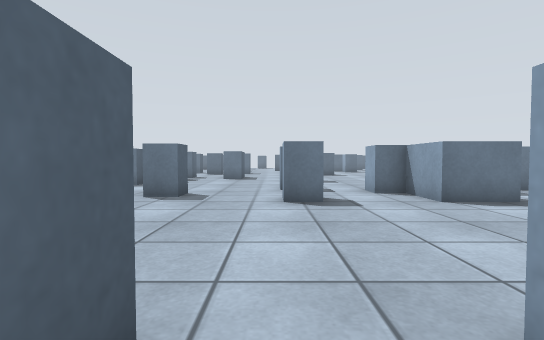
View 1 (above)

24 first-person views from a walk through a robot-simulator world made for Gazebo. The camera is 0.49 m above the floor, tilts 2° down and sees 85° across. The floor is counted in squares, 0.5 m on a side. Each view is taken from the middle of a square. On the plan, view 1 faces up. The plan holds only what a view shows up to about 12 squares ahead; the rest is blank. The place goes on beyond the plan. Robots are left out.

View 2
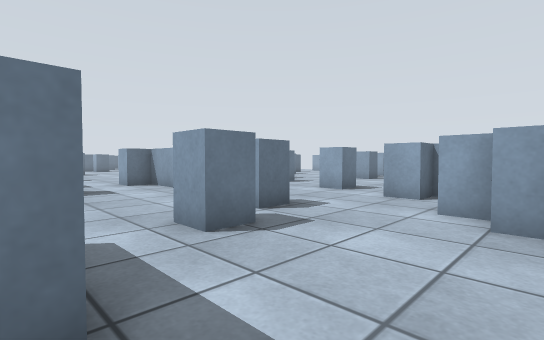

View 3
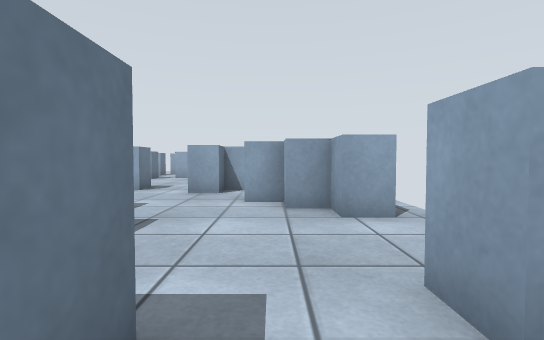

View 4
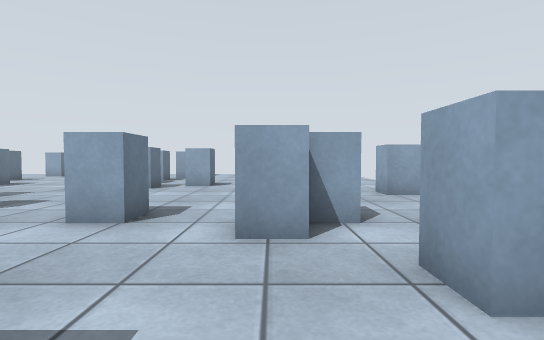

View 5
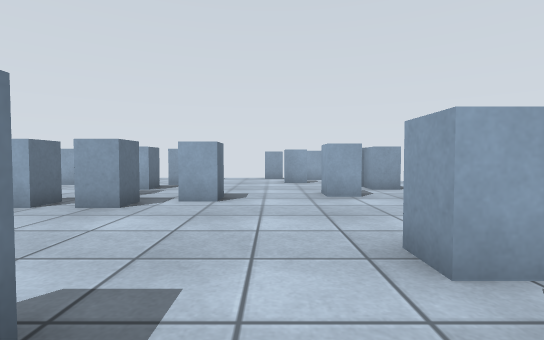

View 6
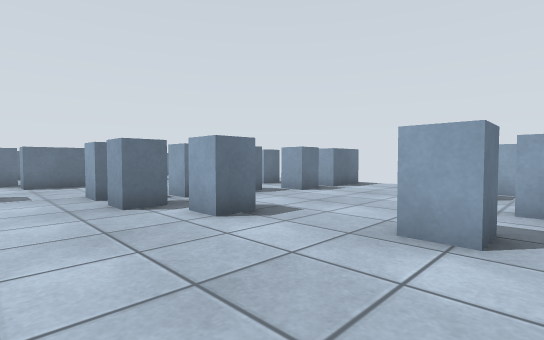

View 7
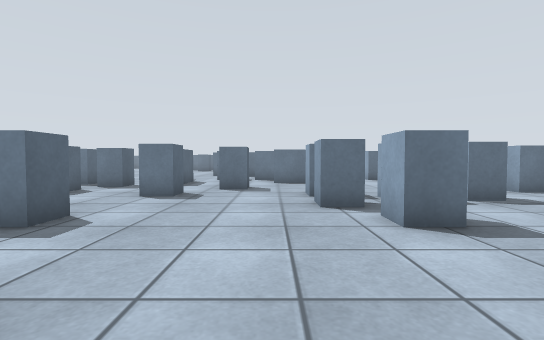

View 8
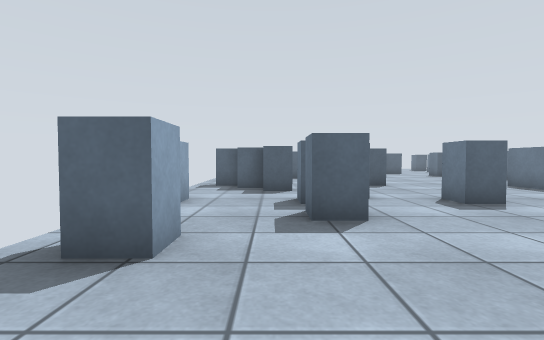

View 9
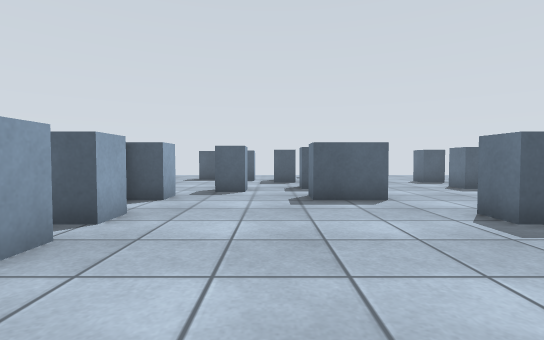

View 10
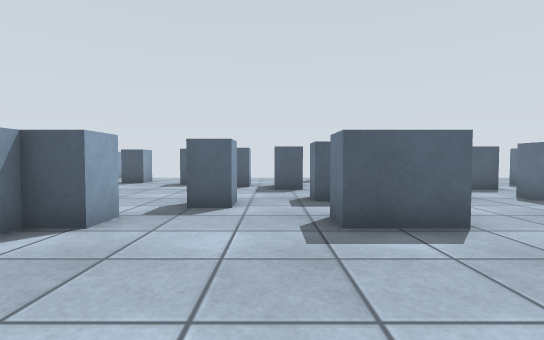

View 11
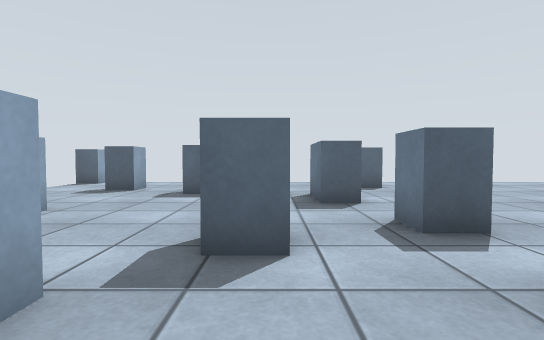

View 12
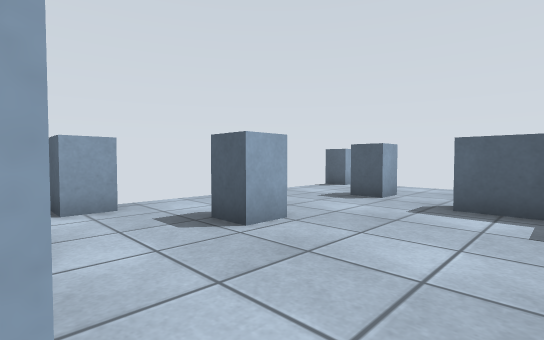

View 13
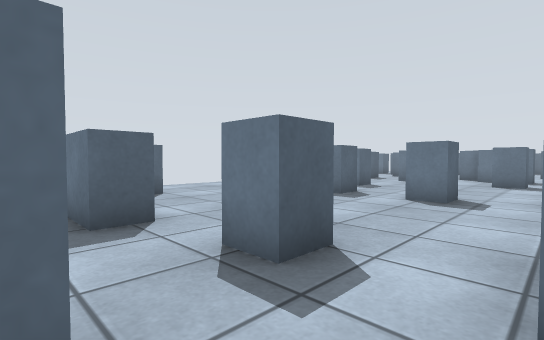

View 14
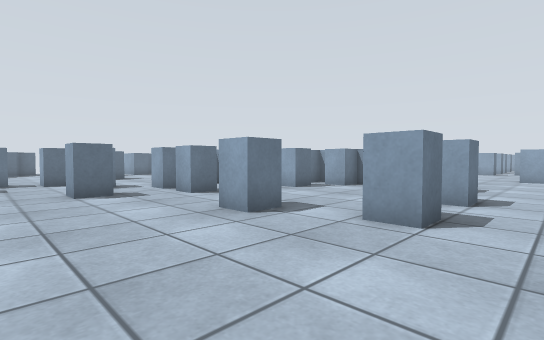

View 15
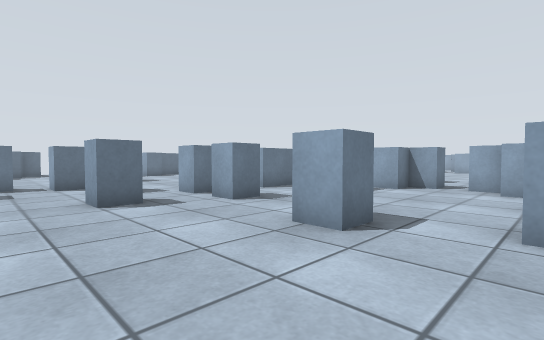

View 16
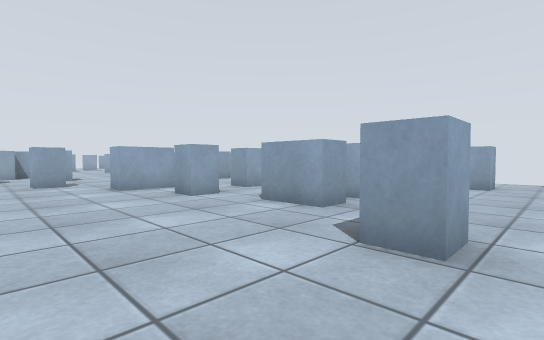

View 17
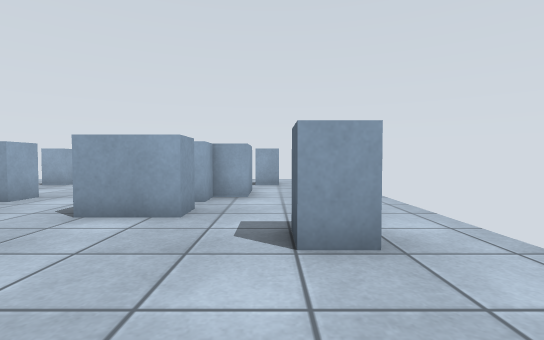

View 18
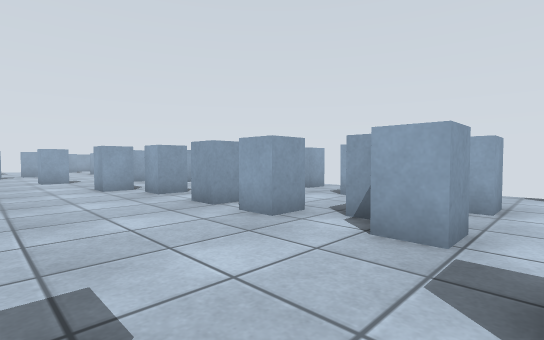

View 19
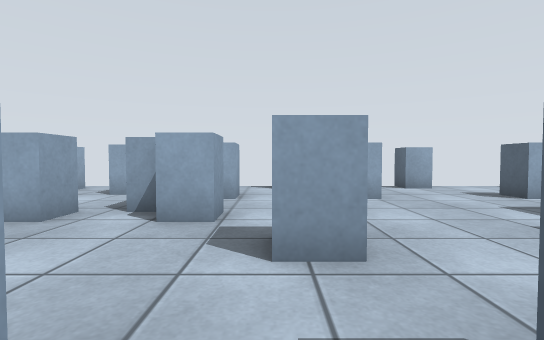

View 20
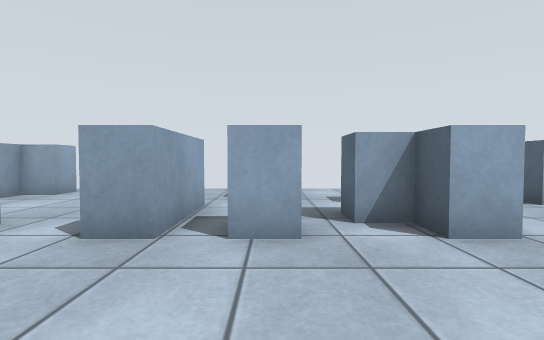

View 21
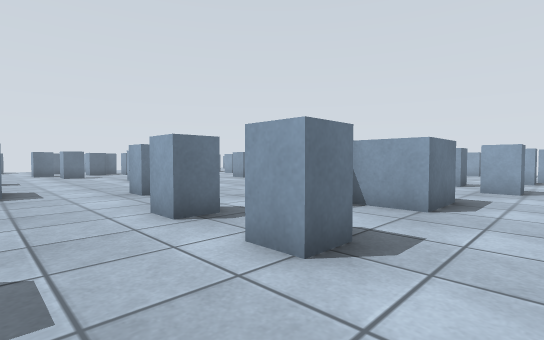

View 22
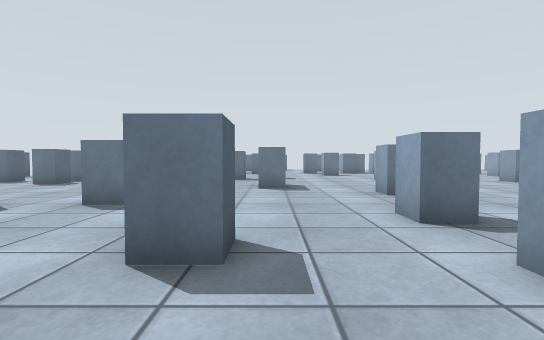

View 23
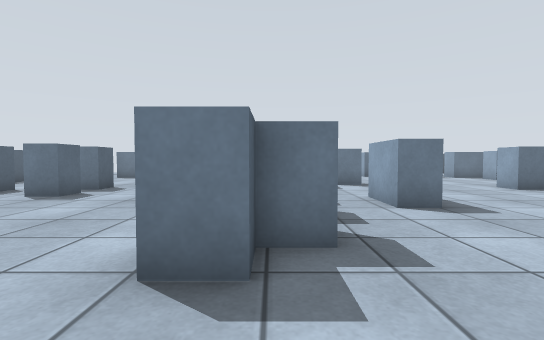

View 24
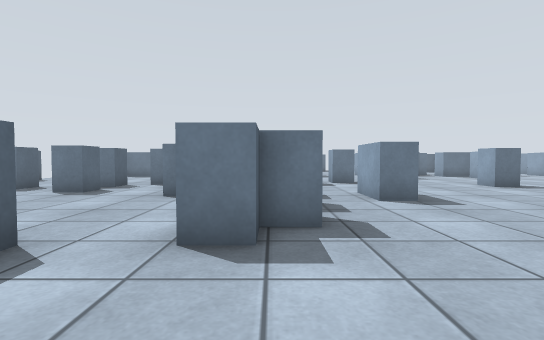

### Floor plan
Key: @ floor where view 1 was taken; # wall or solid block; x gap in a wall; . floor; T thing the floor can be seen under or through.
Columns run from 17 left of view 1 to 19 right of it. Each row starts with its distance up from view 1.
 26   ..
 25   ..
 24   ..
 23  x.#
 22   ..
 21   .. #.        #.  ..
 20  ... ####       ....#
 19  ..####.###   ......##
 18  ..####....   ........
 17  ....##..##   .......
 16  ........###  .#....
 15  ..........## ......  ..
 14  ....#......##.....# ...
 13  ...........##.....  ..
 12  ..........##...... ..       x
 11  .....#..#...........        ###
 10  .................#.#### #.     ..
  9  ...................####..........
  8  .............#......##.....#.....
  7  .................#..##.......# ..
  6  .#.....##.##.............#...###
  5  ....##.##.##.................#######
  4  ....##.......................##... #
  3  ....#...TT..............#.....#.....
  2  ...##...TT.........##...............
  1  ...# .....T#.###..###...............
  0  ..........T#x###@......##...........
 -1  ..............##........#x#....#....
 -2  ..#....#..#.........##...........##
 -3   ............#.....###...........#
 -4 ##.......##... .##..##......##...
 -5  #  ##    #             ##

Where each view was taken, in squares from view 1:
view 1: 0 up, 0 right, facing up
view 2: 3 down, 1 left, facing up-right
view 3: 2 down, 2 left, facing right
view 4: 0 up, 3 right, facing right
view 5: 1 up, 7 right, facing right
view 6: 2 down, 11 right, facing up-right
view 7: 2 down, 12 right, facing up
view 8: 2 down, 15 right, facing left
view 9: 4 up, 2 right, facing left
view 10: 4 up, 1 left, facing left
view 11: 3 up, 4 left, facing left
view 12: 2 up, 6 left, facing down-left
view 13: 3 up, 6 left, facing up-left
view 14: 9 up, 16 left, facing up-right
view 15: 11 up, 16 left, facing up-right
view 16: 10 up, 16 left, facing down-right
view 17: 10 up, 14 left, facing down
view 18: 5 up, 7 left, facing down-right
view 19: 6 up, 7 left, facing down
view 20: 5 up, 3 left, facing down
view 21: 5 up, 2 left, facing up-right
view 22: 5 up, 2 left, facing up
view 23: 9 up, 5 left, facing up
view 24: 8 up, 5 left, facing up
